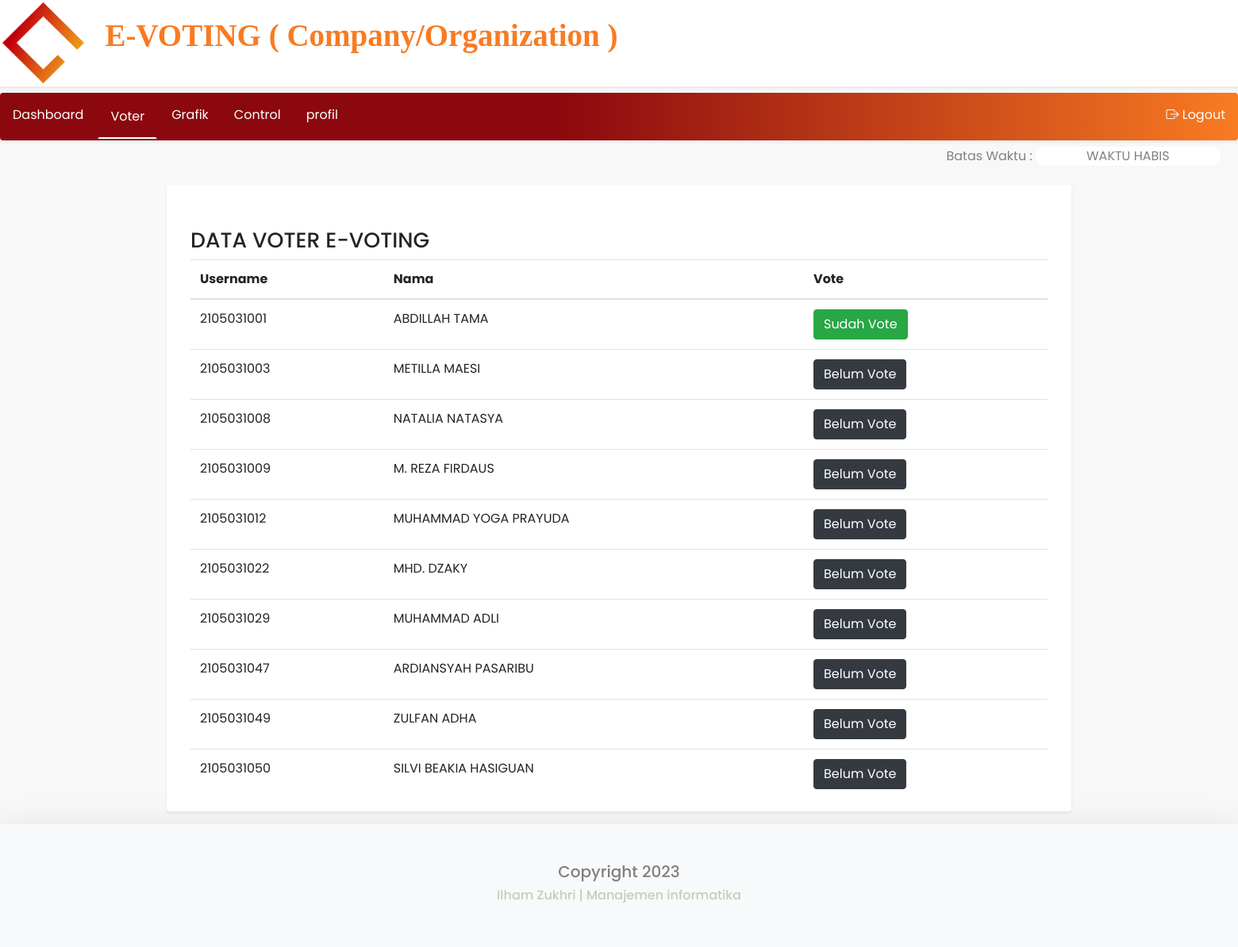
Screenshot of /admin/voter.php (signed in) with the database file from the repository.
### tables this page shows
CREATE TABLE `users` (
  `userId` int(11) NOT NULL,
  `username` varchar(20) NOT NULL,
  `nama` varchar(30) NOT NULL,
  `password` varchar(40) NOT NULL,
  `hak_akses` varchar(10) NOT NULL,
  `pilihan` int(5) NOT NULL,
  `status` varchar(50) NOT NULL
);

### admin/voter.php (the view, shortened to what this page needs)
<?php
  if(isset($_SESSION['login'])){
    include('../koneksi.php');
    $sql = mysqli_query($konn,"SELECT * FROM users WHERE hak_akses='user'");
?>
<!DOCTYPE html>
<html lang="en">
<head>
    <link rel="stylesheet" href="css/bootstrap.min.css">
    <link rel="stylesheet" href="css/bootstrap.grid.min.css">
    <link rel="stylesheet" href="css/bootstrap-icons.css">
    <link rel="stylesheet" href="css/style1.css">
    <link rel="stylesheet" href="css/style2.css">
</head>
<body>
<header>
  <div class="row shadow-sm mb-2 rounded">
    <div class="col-1" >
      <img src="../images/company_logo.png" alt="Logo" style="width:100%;margin:3%">
    </div>
      <div class="title col-11 mt-3">
        <p style="font-size:2.5vw; text-align:left;">E-VOTING ( Company/Organization )</p>
      </div>
    </div>
</header>
<div id="navbar">
<ul class="navigasi shadow-sm mb-2 rounded">
  <li><a href="/E-Vote/admin/index.php">Dashboard</a></li>
  <li><a class="active" href="/E-Vote/admin/voter.php">Voter</a></li>
  <li><a href="/E-Vote/admin/grafik.php">Grafik</a></li>
  <li><a href="/E-Vote/admin/control.php">Control</a></li>
  <li style="float:center"><a href="/E-Vote/admin/profil.php">profil</a></li>
    <li style="float:right;"><a class="logout" href="../logout.php"><i class="bi bi-box-arrow-right"></i> Logout</a></li>
</ul>
</div>
<div class="row">
        <div class="col-12">
              <form method="post" id="habis" action="index.php">
                <div class="row">
                  <div class="col-md-9 offset-md-9"><label for="timer" style="color:gray;">Batas Waktu : </label> <input  type="text" name="timer" id="waktu" value="" readonly="true" style="width:20%;text-align:center;color:gray;"></div>
                </div>
        </div>
<div class="container shadow-sm rounded mt-3" style="background-color:#FFFFFF;">
    <div class="row mx-auto">
        <div class="col-12 mx-auto" style="width:100%;">
            <h6 style="font-size:20pt;margin-top:5%;">DATA VOTER E-VOTING</h3>
        </div>
    </div>
<div class="container">
<table class="table">
  <thead>
    <tr>
      <th scope="col">Username</th>
      <th scope="col">Nama</th>
      <th scope="col">Vote</th>
    </tr>
  </thead>
  <tbody>
  <?php
  foreach($sql as $data){
    echo "
    <tr>
      <td>".$data['username']."</td>
      <td>".$data['nama']."</td>
      <td>";
      if($data['pilihan']==0){
        echo '<div class="btn btn-dark">Belum Vote</div>';
      }else{
        echo '<div class="btn btn-success">Sudah Vote</div>';
      }
    }
    ?>
  </tbody>
</table>
</div>
</div>
</div>
</body>
<footer class="shadow-lg p-5 mt-3 bg-light" style="background-color:#FFFFFF;">
  <div class="row">
    <div class="col-12 text-center">
        <h5 style="color:gray;">Copyright 2023</h5>
        <h6 style="color:#C1D0B5">Ilham Zukhri | Manajemen informatika</h6>
    </div>
  </div>
</footer>
</html>
<?php
}else{
    echo '<script type ="text/JavaScript">';
      echo 'alert("KAMU HARUS LOGIN !")';
      echo '</script>';
  }
?>

### admin/css/style1.css (style rules this page uses)
body { background-color:#f8f8f8; }
.navigasi { list-style-type: none; margin: 0; padding: 0; overflow: hidden; background: linear-gradient(to right,#8b080e 45%, #F97B22); overflow: hidden; position: -webkit-sticky; position: sticky; }
.navigasi li { margin:2px; display: block; float: left; background-color:none; }
.navigasi li a { display: block; color:white; border-width:2px; border-top-color: #8b080e; border-right-color: #8b080e; border-left-color: #8b080e; text-align: center; padding: 14px; text-decoration: none; position: -webkit-sticky; transition: 0.2s; }
.logout { color: #FFFFFF; transition: all 0.5ms; }
.active { border-style: solid; border-width:2px; border-top-color: #8b080e; border-right-color: #8b080e; border-left-color: #8b080e; border-bottom-color: #FFFFFF; }
.title p { font-weight:bold; color:#F97B22; font-family: 'Righteous, cursive'; }
header { background-color:#FFFFFF; }

### admin/css/style2.css (style rules this page uses)
* { margin: 0; padding: 0; box-sizing: border-box; font-family: "Poppins", sans-serif; }

### admin/voter.php (style rules this page uses)
input[type=text] { border-radius:10px; border-style:none; }

### rows the page displays
users: username "2105031001", nama "ABDILLAH TAMA", pilihan "Sudah Vote"
users: username "2105031003", nama "METILLA MAESI", pilihan "Belum Vote"
users: username "2105031008", nama "NATALIA NATASYA", pilihan "Belum Vote"
users: username "2105031009", nama "M. REZA FIRDAUS", pilihan "Belum Vote"
users: username "2105031012", nama "MUHAMMAD YOGA PRAYUDA", pilihan "Belum Vote"
users: username "2105031022", nama "MHD. DZAKY", pilihan "Belum Vote"
users: username "2105031029", nama "MUHAMMAD ADLI", pilihan "Belum Vote"
users: username "2105031047", nama "ARDIANSYAH PASARIBU", pilihan "Belum Vote"
users: username "2105031049", nama "ZULFAN ADHA", pilihan "Belum Vote"
users: username "2105031050", nama "SILVI BEAKIA HASIGUAN", pilihan "Belum Vote"
